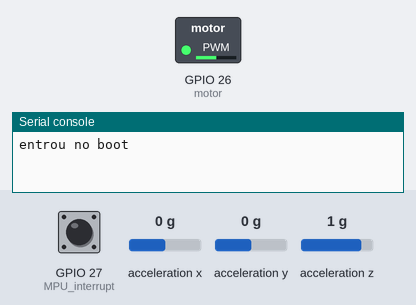
The program below on a simulated ESP32 board running MicroPython. Shown: switched loads named in the program (green lamp = pin HIGH), the last lines printed to the serial console. The inputs (shaded band) are chosen by the test bench; at power-on: GPIO 27 (MPU_interrupt) LOW, acceleration x 0 g, acceleration y 0 g, acceleration z 1 g. Library files of the repository ran but are not shown: mpu6050.py.

Above: at 11.2 s.
11.3 s: GPIO 27 (MPU_interrupt) pulled HIGH for 0.15 s
At 16.1 s:
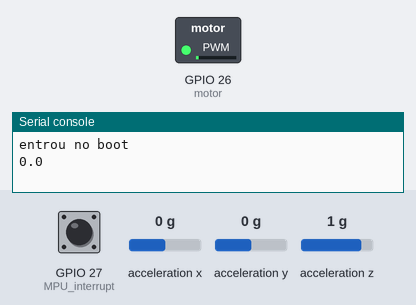
Timing chart, 0 to 17.6 s (numbered marks = the images above; inputs shaded):
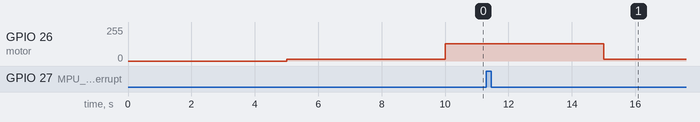

The program:

main.py
```python
from machine import Timer, Pin, PWM, UART, ADC
from time import sleep
from mpu6050 import mpu6050_get_gyro_values

frequency = 50
motor = PWM(Pin(26), frequency)
MPU_interrupt = Pin(27, Pin.IN)
# giro = mpu6050.MPU6050()
# motor.duty(0)
# ENABLE = Pin()
gyroDataY = []
u = [0.0, 0.0]
y = [0.0, 0.0]
ao = -0.980198673306755
bo = 0.019801326693245
systemOutput = 0.0
input = 0.0
outputOld = 0.0
gyroTime = Timer(0)
counter = 1
listOld = []
listNew = []
# pot = ADC(Pin(34))
# pot.width(ADC.WIDTH_10BIT)
# pot.atten(ADC.ATTN_11DB)
isCalibrated = False

testRunnig = False

uart2 = UART(2, baudrate=115200, tx=17, rx=16)

duty_map = 0


# mpu6050_init()
def getNewSample(pin):
    try:
        # giro.teste()
        # print(mpu6050_get_gyro_values())
        data = mpu6050_get_gyro_values()
        if len(data) != None:
            emulated_plant(data[0], duty_map)
            # print(data)
        # led_adjustment()
    except TypeError:
        # print('entro aqui')
        pass


def emulated_plant(gyroInput, current_duty):
    global counter
    outputOld = gyroInput

    # listOld.append(outputOld)
    u[0] = gyroInput
    y[0] = bo * u[1] - ao * y[1]
    y[1] = y[0]  ## atualiza a saída do sistema
    u[1] = u[0]  ## atualiza o esforço

    systemOutput = y[0]
    # listNew.append(systemOutput)
    # uart.write('{},{}'.format(outputOld,systemOutput))
    # print("value = {}\n duty = {}\n\n".format(listOld, listNew))
    message = '{},{},{}\n'.format(str(counter), str(round(outputOld, 2)), str(round(current_duty, 4)))
    counter += 1
    # print("teste =  {}".format(gyroInput))
    uart2.write(message.encode())
    print(str(round(outputOld, 2)))
    return systemOutput


def led_adjustment():
    gyroDataY = mpu6050_get_gyro_values()
    # emulated_plant(gyroDataY[0], duty_map)


def mapPotenciometer(value, in_min, in_max, out_min, out_max):
    scaled_value = (value - in_min) * (out_max - out_min) / (in_max - in_min) + out_min
    print(scaled_value)
    return scaled_value


# micropython.alloc_emergency_exception_buf(100)

MPU_interrupt.irq(trigger=Pin.IRQ_RISING, handler=getNewSample)

while True:

    # if (isCalibrated == False):
    #     # pot_value = 1023
    #     # duty_cycle = /
    #     motor.duty(int(mapPotenciometer(1023, 0, 1023, 51.15, 102.3)))
    #     sleep(2)
    #     # pot_value = 0
    #     # duty_cycle = mapPotenciometer(pot_value, 0, 1023, 51.15, 102.3
    #     motor.duty(int(mapPotenciometer(0, 0, 1023, 51.15, 102.3)))
    #
    #     # motor.duty(int(duty_cycle))
    #     sleep(3)
    #     isCalibrated = True
    ######################################333
    sleep(5)
    if (testRunnig == False):
        # gyroTime.init(period=200, callback=led_adjustment())  # periodo e em mili
        # for x in range(1, 5):
        # duty_map = int(mapPotenciometer((x * 4.97), 0, 90, 51.2, 102.4))
        motor.duty(60)

        sleep(20)
        testRunnig = True

############################33333333
# pot_value = pot.read()
# print('Pot:'.format(pot_value))
# duty_cycle = mapPotenciometer(pot_value, 0, 1023, (1023 / 20), (1023 / 10))
# # print(duty_cycle)
# print('duty:'.format(duty_cycle))
# motor.duty(int(duty_cycle))
# sleep(0.1)
```

boot.py
```python
# Complete project details at https://RandomNerdTutorials.com

from machine import Timer, Pin, PWM, UART, ADC
from time import sleep

frequency = 50
motor = PWM(Pin(26), frequency)

motor.duty(0)
isCalibrated = False


def mapPotenciometer(value, in_min, in_max, out_min, out_max):
    scaled_value = (value - in_min) * (out_max - out_min) / (in_max - in_min) + out_min
    return scaled_value


# mpu6050_init()
if (isCalibrated == False):
    print('entrou no boot')

    # pot_value = 1023
    # duty_cycle = /
    sleep(5)
    # motor.duty(int(mapPotenciometer(1023, 0, 1023, 51.15, 102.3)))
    # sleep(2)
    # pot_value = 0
    # duty_cycle = mapPotenciometer(pot_value, 0, 1023, 51.15, 102.3
    motor.duty(int(mapPotenciometer(0, 0, 90, 51.2, 102.4)))

    # motor.duty(int(duty_cycle))
    sleep(5)
    isCalibrated = True


# try:
#   import usocket as socket
# except:
#   import socket
#
# from machine import Pin
# import network
#
# import esp
# esp.osdebug(None)
#
# import gc
# gc.collect()
#
# ssid = 'NET VIRTUA C50'
# password = '2222148330'
#
# station = network.WLAN(network.STA_IF)
#
# station.active(True)
# station.connect(ssid, password)
#
# while station.isconnected() == False:
#   pass
#
# print('Connection successful')
# print(station.ifconfig())
#
# led = Pin(2, Pin.OUT)
```
